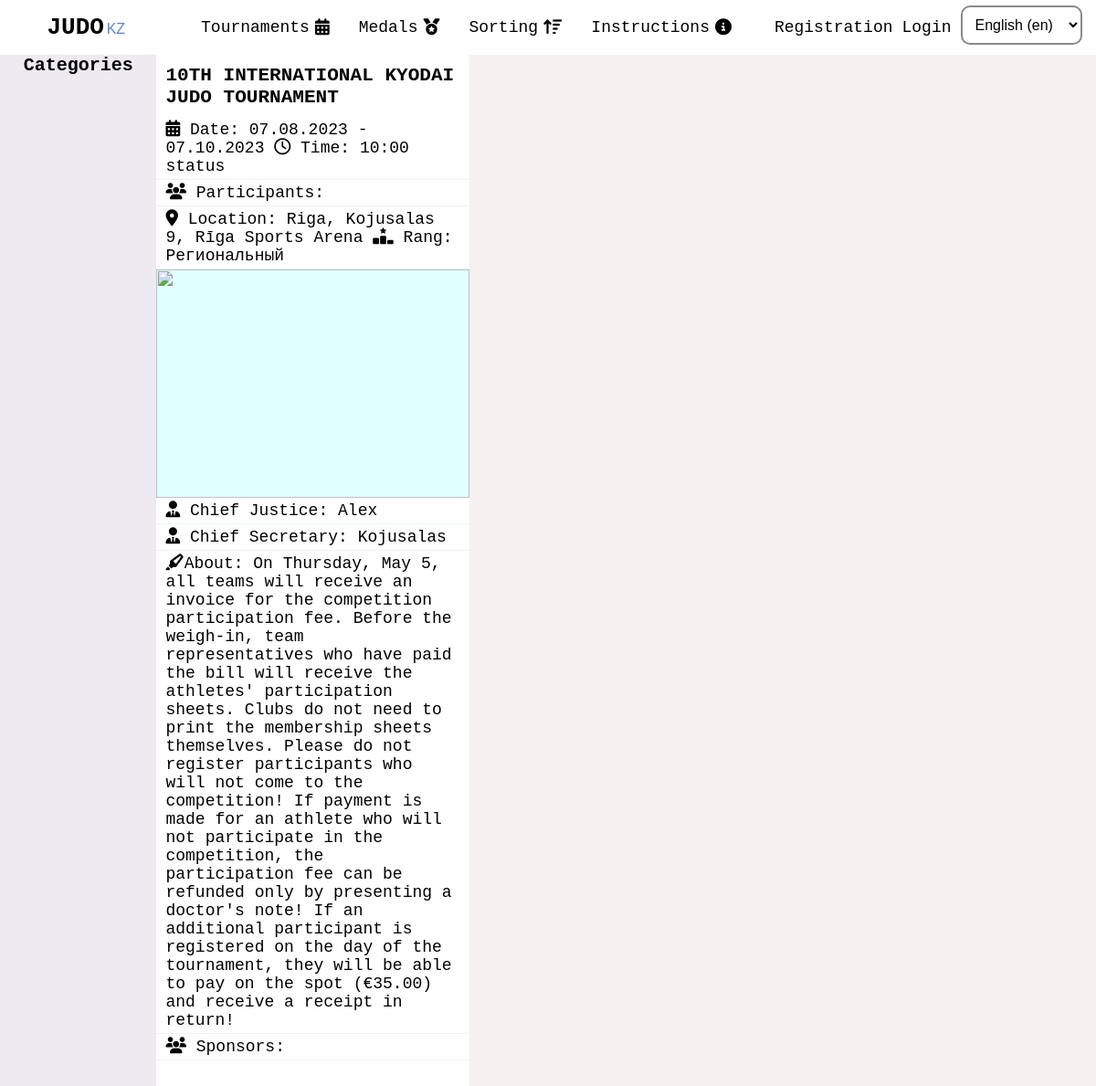
The page /en/tournaments/10th-international-kyodai-judo-tournament7978/weight_categories/2/ on the database its author committed.
### base/models.py (models this page shows, shortened)
class Tournament(models.Model):
   RANGS = (
      ('Клубный', 'Клубный'),
      ('Городской', 'Городской'),
      ('Областной', 'Областной'),
      ('Региональный', 'Региональный'),
      ('Республиканский', 'Республиканский'),
      ('Чемпионат РК', 'Чемпионат РК'),
      ('Международный турнир', 'Международный турнир'),
   )
   CREDIT_TYPE = (
      ('личный', 'личный'),
      ('командный', 'командный')
   )
   STATUS = (
      ('Регистрация открыта', 'Регистрация открыта'),
      ('Регистрация завершенa', 'Регистрация завершенa'),
   )
   user = models.ForeignKey(User, on_delete=models.CASCADE, default=None)
   title = models.CharField(max_length=100)
   slug = models.SlugField(max_length=100, unique=True)
   logo = models.ImageField(upload_to='tournament_logo', blank=True)
   logos = models.ManyToManyField(Logos, default=[], blank=True, related_name='logos')
   about = models.TextField(max_length=1000, blank=True)
   rang = models.CharField(max_length=40,choices=RANGS, blank=True)
   place = models.CharField(max_length=100, blank=True)
   startData = models.CharField(max_length=100, blank=True)
   finishData = models.CharField(max_length=100, blank=True)
   startTime = models.CharField(max_length=10, blank=True)
   credit = models.CharField(max_length=100, blank=True, choices=CREDIT_TYPE)
   tatamis_count = models.CharField(default=0, blank=True, max_length=2)
   participants = models.ManyToManyField(Participant, default=[], blank=True)
   sponsors = models.ManyToManyField(Sponsors, blank=True, default=[], related_name='sponsors')
   chiefJustice = models.CharField(max_length=200, blank=True)
   chiefSecretary = models.CharField(max_length=200, blank=True)
   status = models.CharField(max_length=40, choices=STATUS, default='Регистрация_открыта')
   public = models.BooleanField(default=True)
   created = models.DateTimeField(auto_now_add=True)
   updated = models.DateTimeField(auto_now=True)
   class Meta:
      ordering = ['-updated', '-created']

### base/views/tournaments.py (the view)
# urls.py: path('tournaments/<str:slug>/weight_categories/<int:pk>/', tournaments.show_tournament_category, name='tournamet_show_category' ),
def show_tournament_category(request, slug, pk):
   tournament = get_object_or_404(Tournament, slug=slug)
   category = get_object_or_404(WeightCategory, id=pk)
   weights = category.weight.all()
   context = {
      'tournament': tournament,
      'category': category,
      'weights': weights
   }
   return render(request, 'base/tournaments/show_tournament_category.html', context)

### base/templates/base/tournaments/show_tournament_category.html (shortened to what this page needs)
{% include 'main.html' %}
{% load static i18n %}
{% block title %}
<link rel="stylesheet" href="{% static 'css/tournaments/tournament_show.css' %}">
{% endblock title %}
{% block content %}
<div class="tournament">
   <div class="tournament__menu">
      <a class="tournament__weight__category__link" href="{% url 'base:tournamet_show' tournament.slug %}">
         {% trans 'Categories' %}
      </a>
   </div>
   <div class="tournament__left">
      <a href="{% url 'base:tournamet_show' tournament.slug %}" ><h3>{{ tournament.title }}</h3></a>
      <p>
         <i class="fa-solid fa-calendar-days"></i>
         {% trans 'Date' %}: {{tournament.startData}} - {{tournament.finishData}}
         <i class="fa-regular fa-clock"></i>
         {% trans 'Time' %}: {{tournament.startTime}}
         {% trans 'status' %}
      </p>
      <p>
         <i class="fa-solid fa-users"></i> {% trans 'Participants' %}: {{person_count }}
      </p>
      <p>
         <i class="fa-solid fa-location-dot"></i> {% trans 'Location' %}: {{tournament.place}}
         <i class="fa-solid fa-ranking-star"></i> {% trans 'Rang' %}: {{tournament.rang}}
      </p>
      <div class="slider">
         <button id="slider__left" >
         </button>
         <img src="" alt="" id="slider__gallery">
         <button id="slider__right">
         </button>
      </div>
      <p>
         <i class="fa-solid fa-user-tie"></i> {% trans 'Chief Justice' %}: {{ tournament.chiefJustice}}
      </p>
      <p>
         <i class="fa-solid fa-user-tie"></i> {% trans 'Chief Secretary' %}: {{ tournament.chiefSecretary }}
      </p>
      <p>
         <i class="fa-solid fa-highlighter"></i>{% trans 'About' %}: {{tournament.about}}
      </p>
      <p class="tournament__sponsors">
         <span>
            <i class="fa-solid fa-users"></i>
            {% trans 'Sponsors' %}: </span>
      </p>
   </div>
   <div class="tournament__right">
   </div>
</div>
{% endblock content %}

### static/css/styles.css (style rules this page uses)
* { box-sizing: border-box; padding: 0; margin: 0; text-decoration: none; outline: none; }
body { background-color: var(--white); color: var(--black); font-size: 18px; font-family: monospace; overflow-x: hidden; }
img { object-fit: cover; }
a { color: black }

### static/css/tournaments/tournament_show.css (style rules this page uses)
.tournament { width: 100%; display: grid; grid-template-columns: .5fr 1fr 2fr; }
.tournament__menu { background-color: rgb(87, 127, 220, .06); min-height: 94vh; padding-bottom: 20%; width: 100%; }
.tournament__left { background-color: white; height: 100%; min-height: 94vh; padding-bottom: 20%; }
.tournament__left h3 { padding: 10px; }
.tournament__left p { background-color: white; padding: 4px 10px; border-bottom: 1px solid rgb(79, 138, 139, .1) ; }
.tournament__weight__category__link { font-size: 20px; padding: 10px 15%; font-weight: bold; }
.slider { display: flex; justify-content: center; align-items: center; position: relative; width: 100%; height: 250px; }
#slider__gallery { width: 100%; object-fit: cover; background-color: lightcyan; height: 100%; opacity: 1; transition: all .3s linear; }
.slider button { display: block; content: ""; position: absolute; padding: 20px; background-color: transparent; border-radius: 100%; border: none; }
#slider__left { left: -2%; }
#slider__right { right: -2%; }
.tournament__sponsors { display: flex; justify-content: start; align-items: start; width: 100%; flex-wrap: wrap; gap: 10px }
.tournament__sponsors span { width: 100%; }
.tournament__right { padding: 14px 10px; }

### static/css/variables.css (style rules this page uses)
:root { --white: #F6F1F1; --lightblue: #577fdc; --gold: #FBD46D; --black: #000000; }

### rows shown on the page
Tournament: title "10TH INTERNATIONAL KYODAI JUDO TOURNAMENT", startData "07.08.2023", finishData "07.10.2023", startTime "10:00", place "Riga, Kojusalas 9, Rīga Sports Arena", rang "Региональный", chiefJustice "Alex", chiefSecretary "Kojusalas", about "On Thursday, May 5, all teams will receive an invoice for the competition participation fee. Before the weigh-in, team representatives who have paid the bill will receive the athletes' participation sheets. Clubs do not need to print the membership sheets themselves. Please do not register participants who will not come to the competition! If payment is made for an athlete who will not participate in the competition, the participation fee can be refunded only by presenting a doctor's note! If an additional participant is registered on the day of the tournament, they will be able to pay on the spot (€35.00) and receive a receipt in return!"

### other values the page prints
form field language "English (en)"
